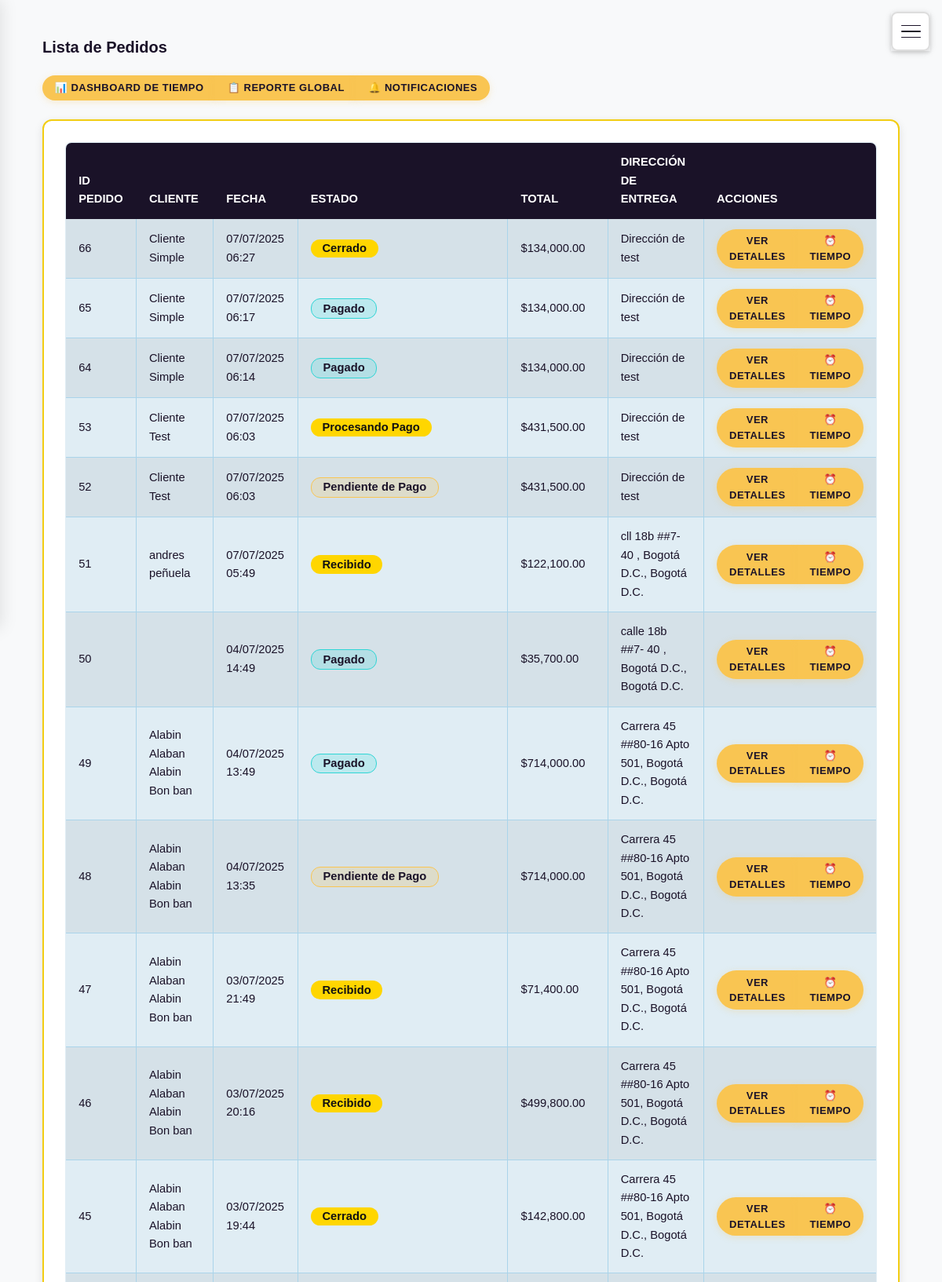
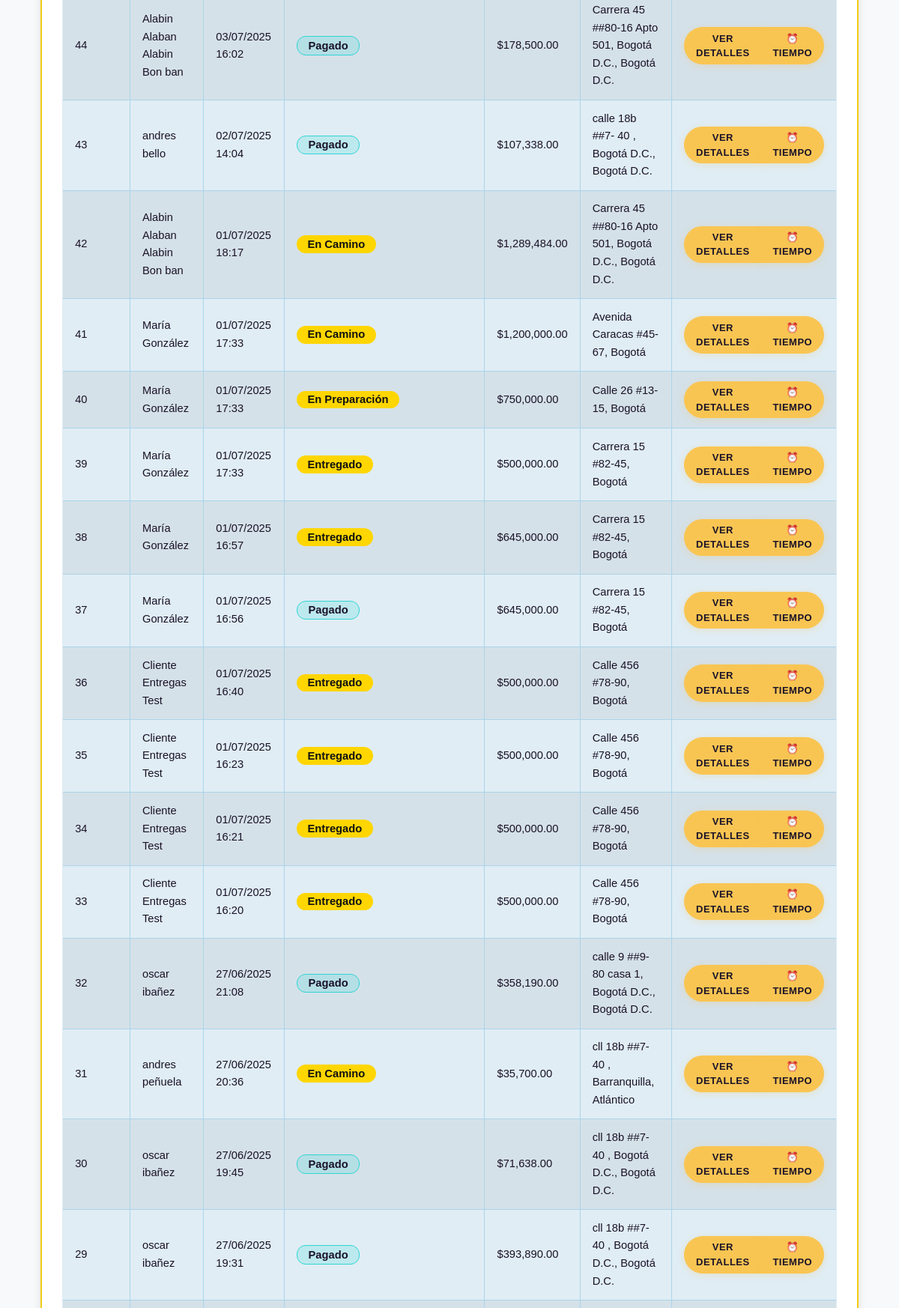
Screenshot of /panel/ (signed in, upper part) with the database file from the repository (2 pictures, top to bottom).
### pedidos/models.py (models this page shows, shortened)
class Pedido(models.Model):
    ESTADO_CHOICES = (
        ('pendiente_pago', 'Pendiente de Pago'),
        ('procesando_pago', 'Procesando Pago'),
        ('pagado', 'Pagado'),
        ('pago_vencido', 'Pago Vencido'),
        ('pago_rechazado', 'Pago Rechazado'),
        ('en_preparacion', 'En Preparación'),
        ('listo_entrega', 'Listo para Entrega'),
        ('en_camino', 'En Camino'),
        ('entregado', 'Entregado'),
        ('recibido', 'Recibido'),
        ('programado_devolucion', 'Programado para Devolución'),
        ('cancelado', 'Cancelado'),
        ('CERRADO', 'Cerrado'),  # Agregar este estado que se usa en las vistas
    )
    id_pedido = models.AutoField(primary_key=True)
    cliente = models.ForeignKey('usuarios.Cliente', on_delete=models.CASCADE, null=True, blank=True)  # Keep nullable for now
    fecha = models.DateTimeField(auto_now_add=True)
    fecha_limite_pago = models.DateTimeField(null=True, blank=True)  # Keep nullable for now
    estado_pedido_general = models.CharField(max_length=50, choices=ESTADO_CHOICES, default='pendiente_pago')
    direccion_entrega = models.TextField()
    subtotal = models.DecimalField(max_digits=10, decimal_places=2, default=0)
    iva = models.DecimalField(max_digits=10, decimal_places=2, default=0)
    costo_transporte = models.DecimalField(max_digits=10, decimal_places=2, default=0)
    total = models.DecimalField(max_digits=10, decimal_places=2, default=0)
    notas = models.TextField(blank=True, null=True)
    duracion_renta = models.IntegerField(default=1)
    fecha_pago = models.DateTimeField(null=True, blank=True)
    fecha_entrega = models.DateTimeField(null=True, blank=True, verbose_name='Fecha de Entrega')
    metodo_pago = models.CharField(max_length=50, null=True, blank=True)
    fecha_devolucion_programada = models.DateTimeField(null=True, blank=True)
    ref_pago = models.CharField(max_length=100, null=True, blank=True, help_text="Referencia del pago")
    class Meta:
        ordering = ['-fecha']
        verbose_name = 'Pedido'
        verbose_name_plural = 'Pedidos'

### usuarios/models.py (models this page shows, shortened)
class Cliente(models.Model):
    usuario = models.OneToOneField(Usuario, on_delete=models.CASCADE, related_name='cliente')
    telefono = models.CharField(max_length=50)
    direccion = models.CharField(max_length=255, blank=True, null=True)

class Usuario(AbstractUser):
    ROLES = (
        ('admin', 'Administrador'),
        ('empleado', 'Empleado'),
        ('recibos_obra', 'Empleado de Recibos de Obra'),
        ('cliente', 'Cliente'),
    )
    numero_identidad = models.CharField(max_length=20, unique=True, null=True, blank=True, verbose_name='Número de Identidad')  # Permite nulos temporalmente
    rol = models.CharField(max_length=20, choices=ROLES, default='cliente')
    direccion_texto = models.CharField(max_length=255, blank=True, null=True, verbose_name='Dirección (texto)')
    puede_gestionar_productos = models.BooleanField(default=False, verbose_name='Puede gestionar productos')
    puede_gestionar_pedidos = models.BooleanField(default=False, verbose_name='Puede gestionar pedidos')
    puede_gestionar_recibos = models.BooleanField(default=False, verbose_name='Puede gestionar recibos de obra')
    puede_gestionar_clientes = models.BooleanField(default=False, verbose_name='Puede gestionar clientes')
    puede_ver_reportes = models.BooleanField(default=False, verbose_name='Puede ver reportes')
    puede_gestionar_inventario = models.BooleanField(default=False, verbose_name='Puede gestionar inventario')
    puede_procesar_pagos = models.BooleanField(default=False, verbose_name='Puede procesar pagos')
    activo = models.BooleanField(default=True, verbose_name='Usuario activo')

### pedidos/views.py (the view)
# urls.py: path('', views.lista_pedidos, name='lista_pedidos'),  # Lista de pedidos (admin)
@login_required
@user_passes_test(es_staff)
def lista_pedidos(request):
    pedidos = Pedido.objects.all().select_related('cliente__usuario').order_by('-fecha')
    return render(request, 'pedidos/lista_pedidos.html', {'pedidos': pedidos})

### pedidos/views.py (called while the page is built)
def es_staff(user):
    return user.is_staff or user.rol in ['admin', 'empleado']

### usuarios/templatetags/carrito_tags.py (called while the page is built)
@register.simple_tag(takes_context=True)
def get_carrito_total(context):
    request = context['request']
    if request.user.is_authenticated:
        return CarritoItem.objects.filter(usuario=request.user).count()
    return 0

### pedidos/templates/pedidos/lista_pedidos.html (shortened to what this page needs)
{% extends 'base.html' %}
{% load humanize %}
{% block content %}
<div class="container my-4">
    <h2 class="mb-4">Lista de Pedidos</h2>
    <div class="mb-4">
        <div class="btn-group" role="group">
            <a href="{% url 'pedidos:dashboard_tiempo' %}" class="btn btn-primary">📊 Dashboard de Tiempo</a>
            <a href="{% url 'pedidos:reporte_tiempo_global' %}" class="btn btn-info">📋 Reporte Global</a>
            <a href="{% url 'pedidos:notificaciones_vencimiento' %}" class="btn btn-warning">🔔 Notificaciones</a>
        </div>
    </div>
    <div class="card">
        <div class="card-body">
            <div class="table-responsive">
                <table class="table table-striped table-lista-pedidos" style="background-color: #E0EDF4 !important; border: 1px solid #AAD4EA !important;">
                    <thead>
                        <tr>
                            <th>ID Pedido</th>
                            <th>Cliente</th>
                            <th>Fecha</th>
                            <th>Estado</th>
                            <th>Total</th>
                            <th>Dirección de Entrega</th>
                            <th>Acciones</th>
                        </tr>
                    </thead>
                    <tbody>
                        {% for pedido in pedidos %}
                        <tr>
                            <td>{{ pedido.id_pedido }}</td>
                            <td>{{ pedido.cliente.usuario.get_full_name }}</td>
                            <td>{{ pedido.fecha|date:"d/m/Y H:i" }}</td>
                            <td>
                                <span class="badge {% if pedido.estado_pedido_general == 'pagado' %}badge-success
                                    {% elif pedido.estado_pedido_general == 'pendiente_pago' %}badge-warning
                                    {% elif pedido.estado_pedido_general == 'pago_vencido' %}badge-danger
                                    {% else %}badge-info{% endif %}">
                                    {{ pedido.get_estado_pedido_general_display }}
                                </span>
                            </td>
                            <td>${{ pedido.total|floatformat:2|intcomma }}</td>
                            <td>{{ pedido.direccion_entrega }}</td>
                            <td>
                                <div class="btn-group btn-group-sm">
                                    <a href="{% url 'pedidos:detalle_pedido' pedido.id_pedido %}"
                                       class="btn btn-info btn-sm">Ver Detalles</a>
                                    <a href="{% url 'pedidos:detalle_tiempo_pedido' pedido.id_pedido %}"
                                       class="btn btn-outline-warning btn-sm">⏰ Tiempo</a>
                                </div>
                            </td>
                        </tr>
                        {% empty %}
                        <tr>
                            <td colspan="7" class="text-center">No hay pedidos registrados</td>
                        </tr>
                        {% endfor %}
                    </tbody>
                </table>
            </div>
        </div>
    </div>
</div>
{% endblock %}

### static/estilos.css (style rules this page uses)
body { font-family: 'Inter', sans-serif; background: #ffffff92; color: #1A1228; margin: 0; padding: 0; font-size: 0.875rem; line-height: 1.25; -webkit-text-size-adjust: 100%; -webkit-font-smoothing: antialiased; }
h1, h2, h3, h4, h5, h6 { color: #1A1228; margin-top: 0.75rem; margin-bottom: 0.75rem; font-weight: 600; line-height: 1.2; }
h2 { font-size: 1.25rem; }
button, .btn { font-size: 0.8125rem; padding: 0.4em 1.2em; border-radius: 50px; box-shadow: 0 2px 8px rgba(249, 197, 82, 0.25); text-transform: uppercase; letter-spacing: 0.5px; transition: all 0.2s; font-weight: 600; display: inline-flex; align-items: center; justify-content: center; gap: 4px; min-height: 32px; background-color: #F9C552; color: #1A1228; border: none; cursor: pointer; }
.card { background: #000000; border: none; border-left: 3px solid #FFD600; border-radius: 12px; box-shadow: 0 4px 16px rgba(0,0,0,0.2); padding: 0.75rem 1rem; margin-bottom: 1rem; }
.container { width: 100%; max-width: 1140px; margin: 0.75rem auto; padding: 0 0.75rem; box-sizing: border-box; display: flex; flex-direction: column; }
html, body { height: 100%; overflow-x: hidden; }
.card, .card-welcome, .card-terms, .card-featured, .card-productos, .card-carrito, .card-login, .card-clientes, .card-pedidos, .card-admin-productos { border: 2.5px solid #f2cd13; box-shadow: 0 4px 24px rgba(255,214,0,0.10), 0 1.5px 8px rgba(0,0,0,0.10); margin-bottom: 1.2rem; background-clip: padding-box; padding: 0.7rem; }
.table-responsive { overflow-x: auto; }
.table { width: 100%; border-collapse: collapse; background: #1e1e1e; border-radius: 8px; overflow: hidden; margin-bottom: 1.5rem; font-size: 0.92rem; }
.table th, .table td { padding: 0.8rem 1rem; border-bottom: 1px solid #444; color: #eee; }
.table th { background: #333; color: #fdd835; text-transform: uppercase; }
.table td { vertical-align: middle; }
.badge { display: inline-block; padding: 0.3em 1em; border-radius: 12px; font-size: 1em; font-weight: bold; color: #111; background: #FFD600; }
button, .btn, nav a, .card, .logo { transition: all 0.2s cubic-bezier(.4,0,.2,1); }
.card, .main-header { box-shadow: 0 2px 8px rgba(0,0,0,0.15); }

### static/css/theme-colors.css (style rules this page uses)
body { color: #1A1228; }
h1, h2, h3, h4, h5, h6 { color: #1A1228; }
button, .btn { background-color: #F9C552; color: #1A1228; box-shadow: 0 2px 8px rgba(249, 197, 82, 0.25); border: none; }
.btn-primary { background-color: #F9C552; color: #1A1228; }
.card { background: white; color: #1A1228; box-shadow: 0 4px 12px rgba(26, 18, 40, 0.1); }
.table { background: white; box-shadow: 0 2px 10px rgba(26, 18, 40, 0.08); }
.lista-clientes-table, .lista-pedidos-table, .lista-empleados-table, .table-lista-clientes, .table-lista-pedidos, .table-lista-empleados, .table-lista-productos { background-color: #E0EDF4 !important; border-collapse: collapse !important; border: 1px solid #AAD4EA !important; }
.table-lista-clientes th, .table-lista-pedidos th, .table-lista-empleados th, .table-lista-productos th { background-color: #1A1228 !important; color: white !important; border: 1px solid #1A1228 !important; }
.table-lista-clientes td, .table-lista-pedidos td, .table-lista-empleados td, .table-lista-productos td { border: 1px solid #AAD4EA !important; background-color: #E0EDF4 !important; }
.table-lista-clientes tbody tr, .table-lista-pedidos tbody tr, .table-lista-empleados tbody tr, .table-lista-productos tbody tr { background-color: #E0EDF4 !important; }
.table th, .table td { border-bottom: 1px solid #eee; color: #1A1228; }
.table th { background: #1A1228; color: white; border-bottom: 2px solid #F9C552; }
.table-striped tbody tr:nth-of-type(odd) { background-color: inherit !important; }
.table-striped.table-lista-pedidos tbody tr:nth-of-type(odd), .table-striped.table-lista-pedidos tbody tr:nth-of-type(even), .table-striped.table-lista-clientes tbody tr:nth-of-type(odd), .table-striped.table-lista-clientes tbody tr:nth-of-type(even), .table-striped.table-lista-empleados tbody tr:nth-of-type(odd), .table-striped.table-lista-empleados tbody tr:nth-of-type(even) { background-color: #E0EDF4 !important; }
.badge-success, .status-success { background-color: rgba(47, 213, 213, 0.2); color: #1A1228; border: 1px solid #2FD5D5; }
.badge-warning, .status-warning { background-color: rgba(249, 197, 82, 0.2); color: #1A1228; border: 1px solid #F9C552; }

### rows the page displays
Pedido: id_pedido "66", cliente.usuario.get_full_name "Cliente Simple", fecha "07/07/2025 06:27", estado_pedido_general "Cerrado", total "134,000.00", direccion_entrega "Dirección de test"
Pedido: id_pedido "65", cliente.usuario.get_full_name "Cliente Simple", fecha "07/07/2025 06:17", estado_pedido_general "Pagado", total "134,000.00", direccion_entrega "Dirección de test"
Pedido: id_pedido "64", cliente.usuario.get_full_name "Cliente Simple", fecha "07/07/2025 06:14", estado_pedido_general "Pagado", total "134,000.00", direccion_entrega "Dirección de test"
Pedido: id_pedido "53", cliente.usuario.get_full_name "Cliente Test", fecha "07/07/2025 06:03", estado_pedido_general "Procesando Pago", total "431,500.00", direccion_entrega "Dirección de test"
Pedido: id_pedido "52", cliente.usuario.get_full_name "Cliente Test", fecha "07/07/2025 06:03", estado_pedido_general "Pendiente de Pago", total "431,500.00", direccion_entrega "Dirección de test"
Pedido: id_pedido "51", cliente.usuario.get_full_name "andres peñuela", fecha "07/07/2025 05:49", estado_pedido_general "Recibido", total "122,100.00", direccion_entrega "cll 18b ##7-40 , Bogotá D.C., Bogotá D.C."
Pedido: id_pedido "50", fecha "04/07/2025 14:49", estado_pedido_general "Pagado", total "35,700.00", direccion_entrega "calle 18b ##7- 40 , Bogotá D.C., Bogotá D.C."
Pedido: id_pedido "49", cliente.usuario.get_full_name "Alabin Alaban Alabin Bon ban", fecha "04/07/2025 13:49", estado_pedido_general "Pagado", total "714,000.00", direccion_entrega "Carrera 45 ##80-16 Apto 501, Bogotá D.C., Bogotá D.C."
Pedido: id_pedido "48", cliente.usuario.get_full_name "Alabin Alaban Alabin Bon ban", fecha "04/07/2025 13:35", estado_pedido_general "Pendiente de Pago", total "714,000.00", direccion_entrega "Carrera 45 ##80-16 Apto 501, Bogotá D.C., Bogotá D.C."
Pedido: id_pedido "47", cliente.usuario.get_full_name "Alabin Alaban Alabin Bon ban", fecha "03/07/2025 21:49", estado_pedido_general "Recibido", total "71,400.00", direccion_entrega "Carrera 45 ##80-16 Apto 501, Bogotá D.C., Bogotá D.C."
Pedido: id_pedido "46", cliente.usuario.get_full_name "Alabin Alaban Alabin Bon ban", fecha "03/07/2025 20:16", estado_pedido_general "Recibido", total "499,800.00", direccion_entrega "Carrera 45 ##80-16 Apto 501, Bogotá D.C., Bogotá D.C."
Pedido: id_pedido "45", cliente.usuario.get_full_name "Alabin Alaban Alabin Bon ban", fecha "03/07/2025 19:44", estado_pedido_general "Cerrado", total "142,800.00", direccion_entrega "Carrera 45 ##80-16 Apto 501, Bogotá D.C., Bogotá D.C."
Pedido: id_pedido "44", cliente.usuario.get_full_name "Alabin Alaban Alabin Bon ban", fecha "03/07/2025 16:02", estado_pedido_general "Pagado", total "178,500.00", direccion_entrega "Carrera 45 ##80-16 Apto 501, Bogotá D.C., Bogotá D.C."
Pedido: id_pedido "43", cliente.usuario.get_full_name "andres bello", fecha "02/07/2025 14:04", estado_pedido_general "Pagado", total "107,338.00", direccion_entrega "calle 18b ##7- 40 , Bogotá D.C., Bogotá D.C."
Pedido: id_pedido "42", cliente.usuario.get_full_name "Alabin Alaban Alabin Bon ban", fecha "01/07/2025 18:17", estado_pedido_general "En Camino", total "1,289,484.00", direccion_entrega "Carrera 45 ##80-16 Apto 501, Bogotá D.C., Bogotá D.C."
Pedido: id_pedido "41", cliente.usuario.get_full_name "María González", fecha "01/07/2025 17:33", estado_pedido_general "En Camino", total "1,200,000.00", direccion_entrega "Avenida Caracas #45-67, Bogotá"
Pedido: id_pedido "40", cliente.usuario.get_full_name "María González", fecha "01/07/2025 17:33", estado_pedido_general "En Preparación", total "750,000.00", direccion_entrega "Calle 26 #13-15, Bogotá"
Pedido: id_pedido "39", cliente.usuario.get_full_name "María González", fecha "01/07/2025 17:33", estado_pedido_general "Entregado", total "500,000.00", direccion_entrega "Carrera 15 #82-45, Bogotá"
Pedido: id_pedido "38", cliente.usuario.get_full_name "María González", fecha "01/07/2025 16:57", estado_pedido_general "Entregado", total "645,000.00", direccion_entrega "Carrera 15 #82-45, Bogotá"
Pedido: id_pedido "37", cliente.usuario.get_full_name "María González", fecha "01/07/2025 16:56", estado_pedido_general "Pagado", total "645,000.00", direccion_entrega "Carrera 15 #82-45, Bogotá"
Pedido: id_pedido "36", cliente.usuario.get_full_name "Cliente Entregas Test", fecha "01/07/2025 16:40", estado_pedido_general "Entregado", total "500,000.00", direccion_entrega "Calle 456 #78-90, Bogotá"
Pedido: id_pedido "35", cliente.usuario.get_full_name "Cliente Entregas Test", fecha "01/07/2025 16:23", estado_pedido_general "Entregado", total "500,000.00", direccion_entrega "Calle 456 #78-90, Bogotá"
Pedido: id_pedido "34", cliente.usuario.get_full_name "Cliente Entregas Test", fecha "01/07/2025 16:21", estado_pedido_general "Entregado", total "500,000.00", direccion_entrega "Calle 456 #78-90, Bogotá"
Pedido: id_pedido "33", cliente.usuario.get_full_name "Cliente Entregas Test", fecha "01/07/2025 16:20", estado_pedido_general "Entregado", total "500,000.00", direccion_entrega "Calle 456 #78-90, Bogotá"
Pedido: id_pedido "32", cliente.usuario.get_full_name "oscar ibañez", fecha "27/06/2025 21:08", estado_pedido_general "Pagado", total "358,190.00", direccion_entrega "calle 9 ##9-80 casa 1, Bogotá D.C., Bogotá D.C."
Pedido: id_pedido "31", cliente.usuario.get_full_name "andres peñuela", fecha "27/06/2025 20:36", estado_pedido_general "En Camino", total "35,700.00", direccion_entrega "cll 18b ##7-40 , Barranquilla, Atlántico"
Pedido: id_pedido "30", cliente.usuario.get_full_name "oscar ibañez", fecha "27/06/2025 19:45", estado_pedido_general "Pagado", total "71,638.00", direccion_entrega "cll 18b ##7-40 , Bogotá D.C., Bogotá D.C."
Pedido: id_pedido "29", cliente.usuario.get_full_name "oscar ibañez", fecha "27/06/2025 19:31", estado_pedido_general "Pagado", total "393,890.00", direccion_entrega "cll 18b ##7-40 , Bogotá D.C., Bogotá D.C."
